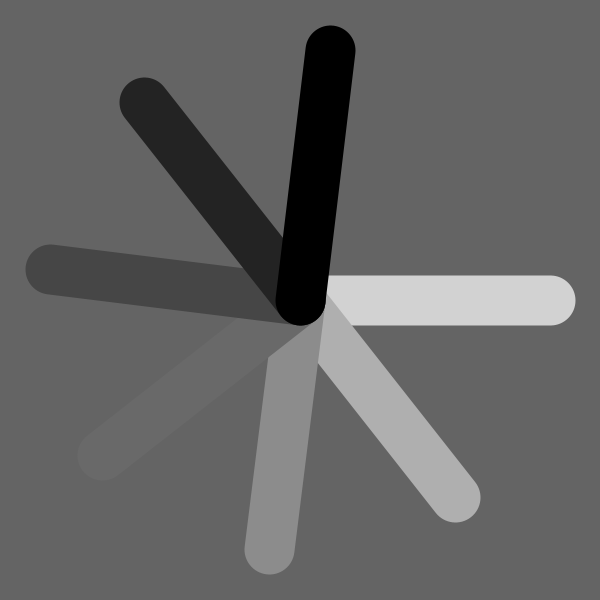
Frame 1 (no input)
Frame 2 (the mouse pressed at the canvas centre, redrawn once): identical to frame 1, image omitted

The Processing sketch that drew this single still picture (run headless with seeded random() and noise(); the mouse was pressed at the canvas centre and the sketch redrawn once):

// Processing sketch: coordinate_rotation
// ── coordinate_rotation.pde
void setup() {
size(600, 600);
noLoop();
}
void draw() {

background(100);// почему он не в setup?
smooth();
strokeWeight(50);

translate(width/2, height /2);
stroke(210);
line(0,0,250,0);

rotate(PI/4);
stroke(175);
line(0,0,250,30);

rotate(PI/4);

stroke(140);
line(0,0,250,30);

rotate(PI/4);
stroke(105);
line(0,0,250,30);

rotate(PI/4);
stroke(70);
line(0,0,250,30);

rotate(PI/4);
stroke(35);
line(0,0,250,30);

rotate(PI/4);
stroke(0);
line(0,0,250,30);
}
